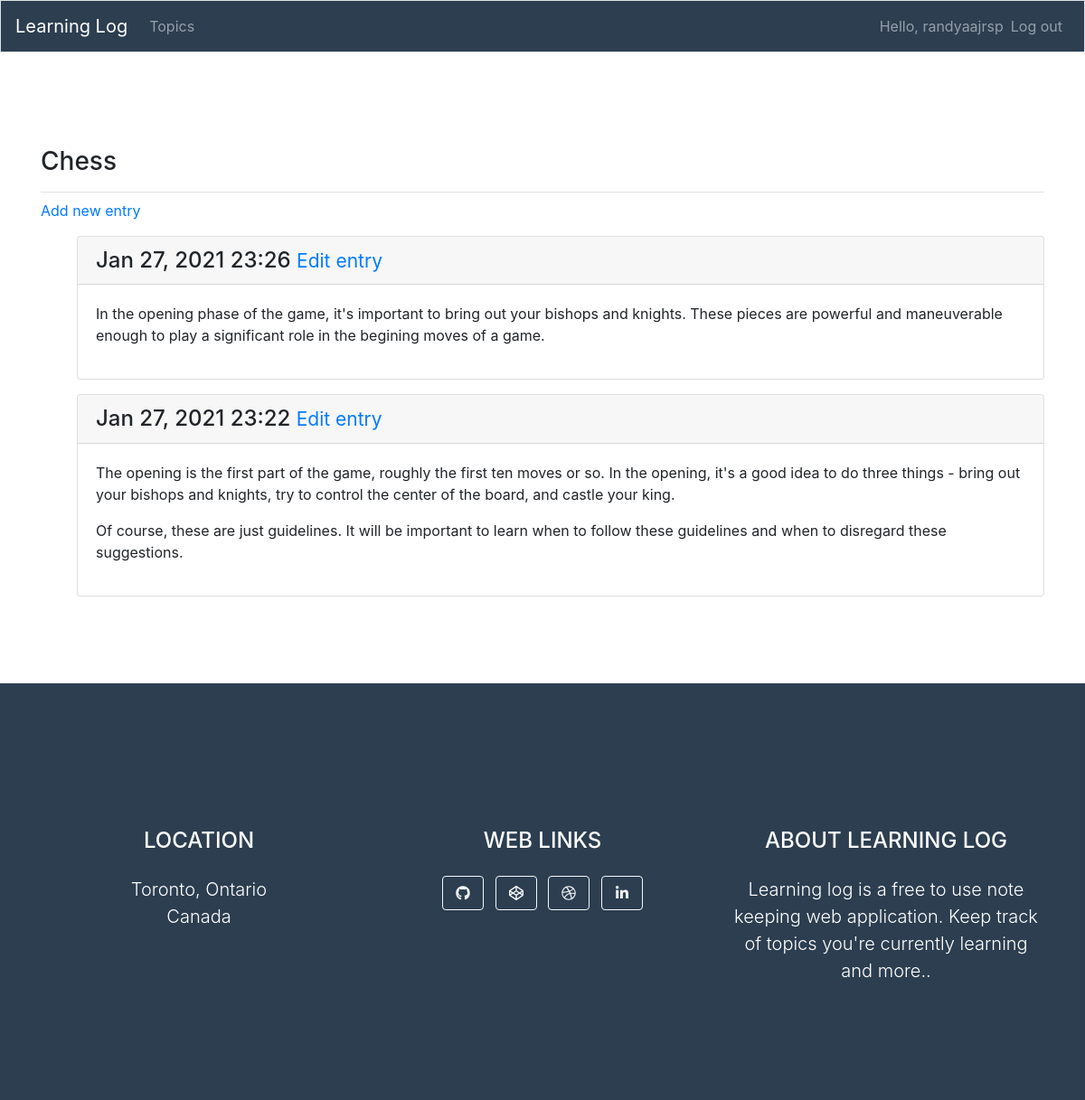
The page /topics/2/ (signed in) on the database its author committed.
### learning_logs/models.py (models this page shows, shortened)
class Topic(models.Model):
    text = models.CharField(max_length=200)
    date_added = models.DateTimeField(auto_now_add=True)
    owner = models.ForeignKey(User, on_delete=models.CASCADE)
    def __str__(self):
        return self.text

class Entry(models.Model):
    topic = models.ForeignKey(Topic, on_delete=models.CASCADE)
    text = models.TextField()
    date_added = models.DateTimeField(auto_now_add=True)
    class Meta:
        verbose_name_plural = 'entries'

### learning_logs/views.py (the view)
# urls.py: path('topics/<int:topic_id>/', views.topic, name='topic'),
@login_required
def topic(request, topic_id):
    topic = Topic.objects.get(id=topic_id)
    if topic.owner != request.user:
        raise Http404
    entries = topic.entry_set.order_by('-date_added')
    context = {'topic': topic, 'entries': entries}
    return render(request, 'learning_logs/topic.html', context)

### learning_logs/templates/learning_logs/topic.html
{% extends "learning_logs/base.html" %} {% block page_header %}
<h3>{{ topic }}</h3>
{% endblock page_header %} {% block content %}
<p>
    <a href="{% url 'learning_logs:new_entry' topic.id %}">Add new entry</a>
</p>
<ul>
    {% for entry in entries %}
    <div class="card mb-3">
        <h4 class="card-header">
            {{ entry.date_added|date:'M d, Y H:i' }}
            <small>
                        <a href="{% url 'learning_logs:edit_entry' entry.id %}">
                            Edit entry
                        </a>
                    </small>
        </h4>
        <div class="card-body">
            {{ entry.text|linebreaks }}
        </div>
    </div>
    {% empty %}
    <p>There are no entries for this topic yet.</p>
    {% endfor %}
</ul>
{% endblock content %}

### learning_logs/templates/learning_logs/base.html (shortened to what this page needs)
{% load static %} {% load bootstrap4 %}
<!doctype html>
<html lang="en">
<head>
    {% bootstrap_css %} {% bootstrap_javascript jquery='full' %}
    <link rel="stylesheet" href="{% static 'css/style.css' %}">
</head>
<body>
    <nav class="navbar navbar-expand-md navbar-dark bg-light mb-4 border">
        <a href="{% url 'learning_logs:index' %}" class="navbar-brand">
            Learning Log
        </a>
        <div class="collapse navbar-collapse" id="navbarCollapse">
            <ul class="navbar-nav mr-auto">
                <li class="nav-item">
                    <a href="{% url 'learning_logs:topics' %}" class="nav-link">Topics</a>
                </li>
            </ul>
            <ul class="navbar-nav ml-auto">
                {% if user.is_authenticated %}
                <li class="nav-item">
                    <span class="navbar-text">Hello, {{ user.username }}</span>
                </li>
                <li class="nav-item">
                    <a href="{% url 'users:logout' %}" class="nav-link">Log out</a>
                </li>
                {% endif %}
            </ul>
        </div>
    </nav>
    <main role="main" class="container">
        <div class="pb-2 mb-2 border-bottom">
            {% block page_header %}{% endblock page_header %}
        </div>
        <div>
            {% block content %}{% endblock content %}
        </div>
    </main>
    <footer class="footer text-center">
        <div class="container">
            <div class="row">
                <div class="col-lg-4 mb-5 mb-lg-0">
                    <h4 class="text-uppercase mb-4">Location</h4>
                    <p class="lead mb-0">
                        Toronto, Ontario
                        <br /> Canada
                    </p>
                </div>
                <div class="col-lg-4 mb-5 mb-lg-0">
                    <h4 class="text-uppercase mb-4">Web Links</h4>
                    <a class="btn btn-outline-light btn-social mx-1" href="#!"><i class="fab fa-fw fa-github"></i></a>
                    <a class="btn btn-outline-light btn-social mx-1" href="#!"><i class="fab fa-fw fa-codepen"></i></a>
                    <a class="btn btn-outline-light btn-social mx-1" href="#!"><i class="fab fa-fw fa-dribbble"></i></a>
                    <a class="btn btn-outline-light btn-social mx-1" href="#!"><i class="fab fa-fw fa-linkedin-in"></i></a>
                </div>
                <div class="col-lg-4">
                    <h4 class="text-uppercase mb-4">About Learning Log</h4>
                    <p class="lead mb-0">
                        Learning log is a free to use note keeping web application. Keep track of topics you're currently learning and more..
                    </p>
                </div>
            </div>
        </div>
    </footer>
</body>
</html>

### static/css/style.css (style rules this page uses)
.bg-light { background-color: #2c3e50!important; }
.container { padding-top: 5rem; padding-bottom: 5rem; }
.footer { padding-top: 5rem; padding-bottom: 3rem; background-color: #2c3e50; color: #fff; }

### rows shown on the page
Topic: text "Chess"
Entry: date_added "Jan 27, 2021 23:26", text "In the opening phase of the game, it's important to bring out your bishops and knights. These pieces are powerful and maneuverable enough to play a significant role in the begining moves of a game."
Entry: date_added "Jan 27, 2021 23:22", text "The opening is the first part of the game, roughly the first ten moves or so. In the opening, it's a good idea to do three things - bring out your bishops and knights, try to control the center of the board, and castle your king. Of course, these are just guidelines. It will be important to learn when to follow these guidelines and when to disregard these suggestions."

### other values the page prints
{{ user.username }} "randyaajrsp"
